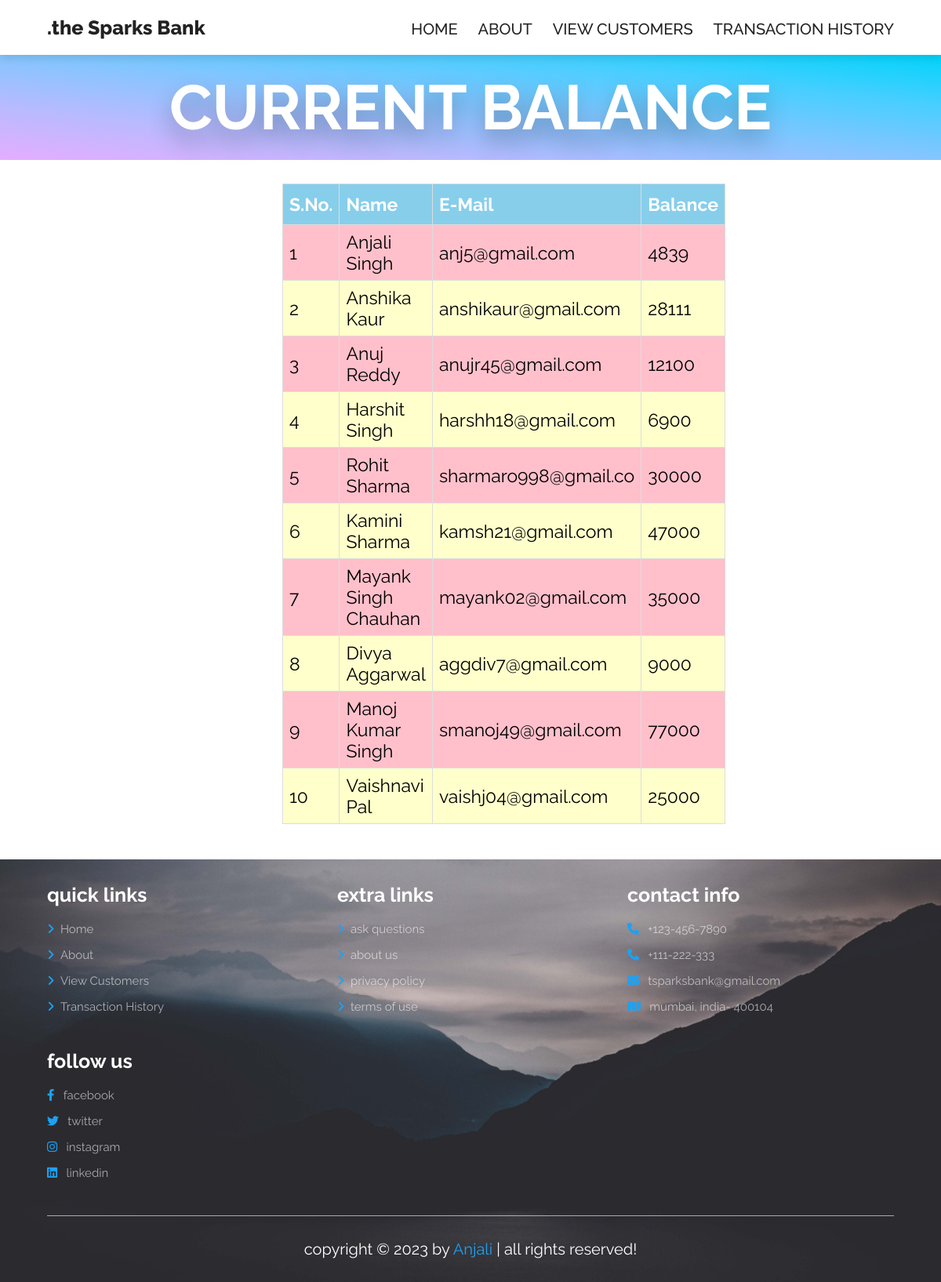
The page /checkbalance.php on the database its author committed.
### tables this page shows
CREATE TABLE `customers` (
  `id` int(2) NOT NULL,
  `Name` varchar(255) NOT NULL,
  `E-mail` varchar(20) NOT NULL,
  `Current Balance` int(10) NOT NULL
);

### checkbalance.php (the view, shortened to what this page needs)
<?php
include "connection.php";
?>
<!DOCTYPE html>
<html lang="en">
<head>
    <link rel="stylesheet" href="https://cdn.jsdelivr.net/npm/swiper@9/swiper-bundle.min.css" />
    <link rel="stylesheet" href="https://cdnjs.cloudflare.com/ajax/libs/font-awesome/6.4.0/css/all.min.css">
    <link rel="stylesheet" href="css/style.css">
</head>
<body>
    <section class="header">
        <a href="index.php" class="logo">.the Sparks Bank </a>
        <nav class="navbar">
            <a href="index.php">Home</a>
            <a href="about.php">About</a>
            <a href="customers.php">View Customers</a>
            <a href="transaction.php">Transaction History</a>
        </nav>
    </section>
    <div class="heading"
        style="background-image: linear-gradient(to left bottom, #00d4fb, #4aceff, #85c5ff, #b9baff, #e5adff);">
        <h1>Current Balance</h1>
    </div>
    <section class="viewcustomers">
        <table id="Table">
            <thead>
                <tr>
                    <th>S.No.</th>
                    <th>Name</th>
                    <th>E-Mail</th>
                    <th>Balance</th>
                </tr>
            </thead>
            <?php
                $sql = "SELECT * FROM customers" ;
                $result = $conn->query($sql);
                while($row = $result->fetch_assoc()) {
                  echo "<tr>";
                  echo "<td>"; echo $row["id"]; echo "</td>";
                  echo "<td>"; echo $row["Name"]; echo "</td>";
                  echo "<td>"; echo $row["E-mail"]; echo "</td>";
                  echo "<td>"; echo $row["Current Balance"]; echo "</td>";
                  echo "</tr>";
                }
                ?>
        </table>
    </section>
    <section class="footer">
        <div class="box-container">
            <div class="box">
                <h3>quick links</h3>
                <a href="index.php"> <i class="fas fa-angle-right"></i>Home</a>
                <a href="about.php"> <i class="fas fa-angle-right"></i>About</a>
                <a href="customers.php"> <i class="fas fa-angle-right"></i>View Customers</a>
                <a href="transaction.php"> <i class="fas fa-angle-right"></i>Transaction History</a>
            </div>
            <div class="box">
                <h3>extra links</h3>
                <a href="#"> <i class="fas fa-angle-right"></i>ask questions</a>
                <a href="#"> <i class="fas fa-angle-right"></i>about us</a>
                <a href="#"> <i class="fas fa-angle-right"></i>privacy policy</a>
                <a href="#"> <i class="fas fa-angle-right"></i>terms of use</a>
            </div>
            <div class="box">
                <h3>contact info</h3>
                <a href="#"> <i class="fas fa-phone"></i> +123-456-7890 </a>
                <a href="#"> <i class="fas fa-phone"></i> +111-222-333 </a>
                <a href="#"> <i class="fas fa-envelope"></i> tsparksbank@gmail.com </a>
                <a href="#"> <i class="fas fa-map"></i> mumbai, india- 400104 </a>
            </div>
            <div class="box">
                <h3>follow us</h3>
                <a href="#"><i class="fab fa-facebook-f"></i> facebook </a>
                <a href="#"><i class="fab fa-twitter"></i> twitter </a>
                <a href="#"><i class="fab fa-instagram"></i> instagram </a>
                <a href="#"><i class="fab fa-linkedin"></i> linkedin </a>
            </div>
        </div>
        <div class="credit">copyright &copy; 2023 by <span>Anjali</span> | all rights reserved! </div>
    </section>
</body>
</html>

### css/style.css (style rules this page uses)
:root { --main-color: #1da1f2; --black: #222; --white: #fff; --light-black: #777; --light-white: #fff9; --dark-bg: rgba(0, 0, 0, 0.7); --light-bg: #f5f5dc; --border: 0.1rem solid var(--black); --box-shadow: 0 0.5rem 1rem rgba(0, 0, 0, 0.1); --text-shadow: 0 1.5rem 3rem rgba(0, 0, 0, 0.3); }
* { font-family: "Raleway", sans-serif; margin: 0; padding: 0; box-sizing: border-box; outline: none; border: none; text-decoration: none; text-transform: none; }
html { font-size: 62.5%; overflow-x: hidden; }
section { padding: 5rem 10%; }
.heading { background-size: cover !important; background-position: center !important; padding-top: 2rem; padding-bottom: 2rem; display: flex; align-items: center; justify-content: center; }
.heading h1 { font-size: 8rem; text-transform: uppercase; color: var(--white); text-shadow: var(--text-shadow); }
.header { position: sticky; top: 0; left: 0; right: 0; z-index: 1000; background-color: var(--white); display: flex; padding-top: 2rem; padding-bottom: 2rem; box-shadow: var(--box-shadow); align-items: center; justify-content: space-between; }
.header .logo { font-size: 2.5rem; color: var(--black); font-weight: 800; }
.header .navbar a { font-size: 2rem; margin-left: 2rem; color: var(--black); font-weight: 500; text-transform: uppercase; }
.footer { background: url(../images/footer.jpg) no-repeat; background-size: cover; background-position: bottom; }
.footer .box-container { display: grid; grid-template-columns: repeat(auto-fit, minmax(25rem, 1fr)); gap: 3rem; }
.footer .box-container .box h3 { color: var(--white); font-size: 2.5rem; padding-bottom: 2rem; }
.footer .box-container .box a { color: var(--light-white); font-size: 1.5rem; padding-bottom: 1.5rem; display: block; }
.footer .box-container .box a i { color: var(--main-color); padding-right: 0.5em; transition: 0.2s linear; }
.footer .credit { text-align: center; padding-top: 3rem; margin-top: 3rem; border-top: 0.1rem solid var(--light-white); font-size: 2rem; color: var(--white); }
.footer .credit span { color: var(--main-color); }
@media (max-width: 2000px) { section { padding: 3rem 5%; } }

### checkbalance.php (style rules this page uses)
html { position: relative; min-height: 100%; }
body { font-size: 23px; }
.viewcustomers { padding-top: 10px; display: block; margin-top: 20px; margin-left: auto; margin-right: auto; width: 50%; }
td, th { border: 1px solid #ddd; padding: 8px; }
#Table { font-family: Arial, Helvetica, sans-serif; border-collapse: collapse; margin-bottom: 15px; }
#Table tr:nth-child(even) { background-color: #FFFFCC; }
#Table tr:nth-child(odd) { background-color: #FFC0CB; }
#Table th { padding-top: 12px; padding-bottom: 12px; text-align: left; background-color: #87CEEB; color: white; }

### rows shown on the page
customers: id "1", Name "Anjali Singh", value "anj5@gmail.com", Current Balance "4839"
customers: id "2", Name "Anshika Kaur", value "anshikaur@gmail.com", Current Balance "28111"
customers: id "3", Name "Anuj Reddy", value "anujr45@gmail.com", Current Balance "12100"
customers: id "4", Name "Harshit Singh", value "harshh18@gmail.com", Current Balance "6900"
customers: id "5", Name "Rohit Sharma", value "sharmaro998@gmail.co", Current Balance "30000"
customers: id "6", Name "Kamini Sharma", value "kamsh21@gmail.com", Current Balance "47000"
customers: id "7", Name "Mayank Singh Chauhan", value "mayank02@gmail.com", Current Balance "35000"
customers: id "8", Name "Divya Aggarwal", value "aggdiv7@gmail.com", Current Balance "9000"
customers: id "9", Name "Manoj Kumar Singh", value "smanoj49@gmail.com", Current Balance "77000"
customers: id "10", Name "Vaishnavi Pal", value "vaishj04@gmail.com", Current Balance "25000"
